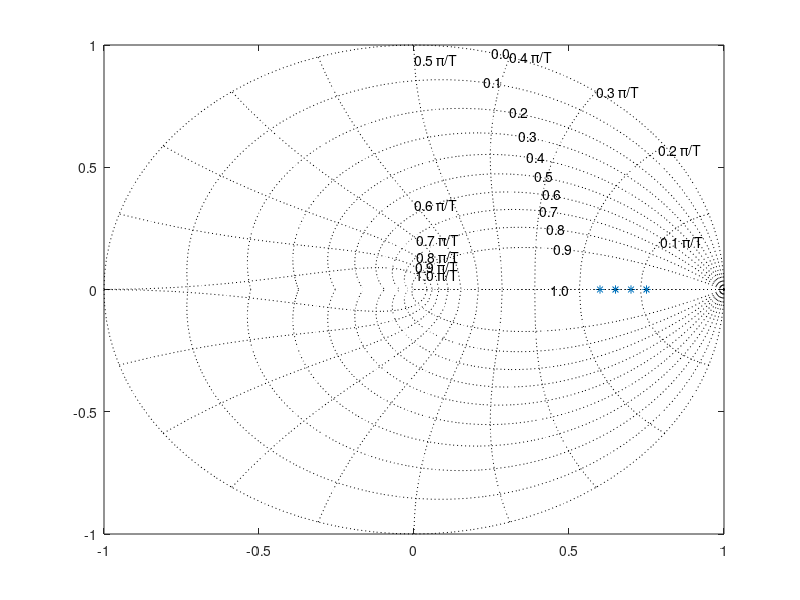

The MATLAB source for this figure:
% parameetrite initsialiseerimine
g = 9.8; M = 2; m = 0.2; l = 0.6;

% olekumudeli maatriksite sisestamine
A = [0 1 0 0; g*(M + m)/(M*l) 0 0 0; 0 0 0 1; -m/M*g 0 0 0]
B = [0; -1/(M*l); 0; 1/M]
C = eye(4) % ühikmaatriksi loomine et Y = X
D = zeros(4,1) % nullise maatriksi loomine
sys=ss(A,B,C,D) % olekumudeli maatriksite koondamine ühe nime alla 
% Juhitava süsteemi pidevajamudel!

ov=eig(sys.a) % omaväärtused ja stabiilsuse määramine
rank(ctrb(sys)) % juhitavuse kontroll

td = 0.1 % diskreetimissamm (-takt)
sysd=c2d(sys,td) % süsteemi diskreetimine sammuga td
ovz=eig(sysd), plot(real(ovz),imag(ovz),'x'),zgrid % diskreetaja olekumudeli omaväärtused

Z = [0.6 0.65 0.7 0.75] % soovitud suletud süsteemi omaväärtused
plot(real(Z),imag(Z),'*');zgrid

K = place(sysd.a, sysd.b, Z) % tagasisidemaatriksi arvutus suletud süsteemi pooluste paigutusega (pole placement)

